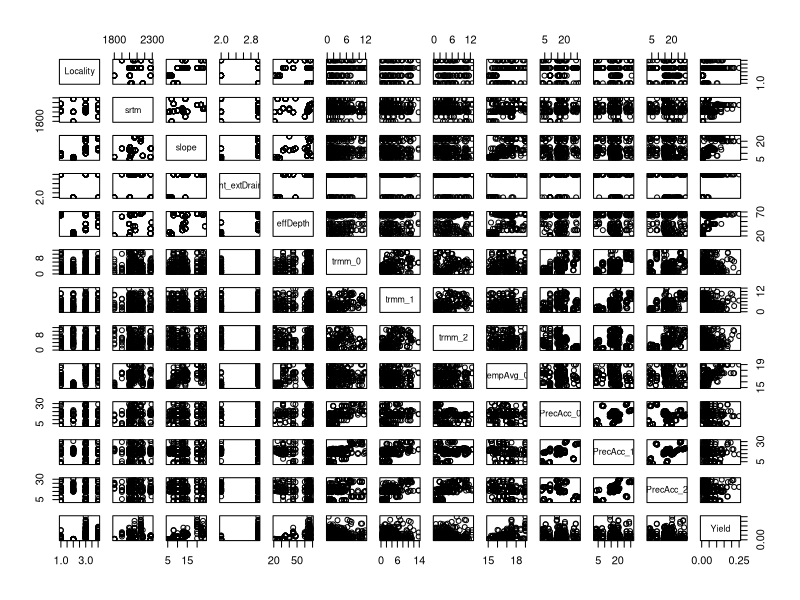
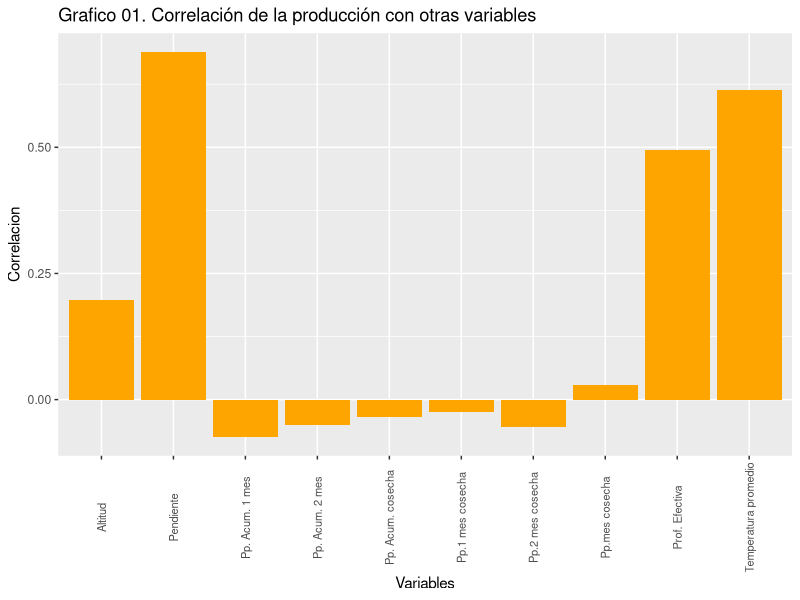
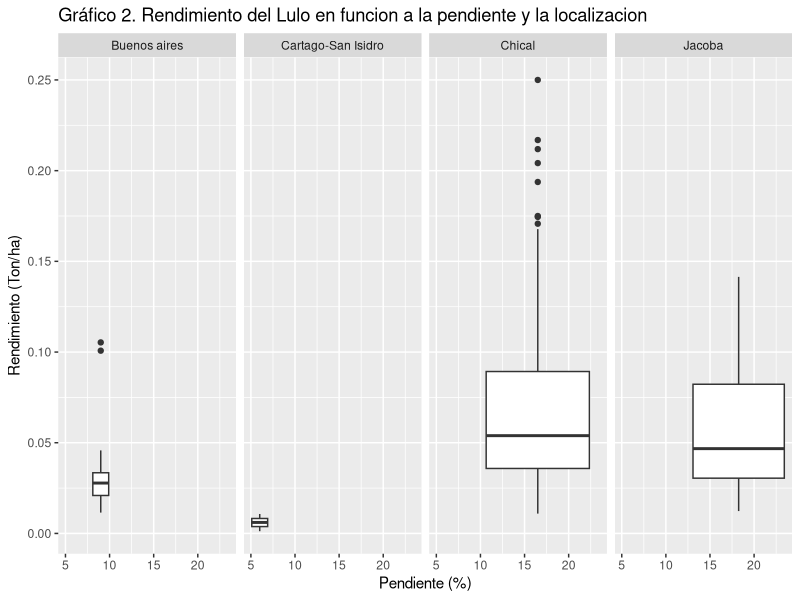

These figures' R source, in order:
## ---- chunk 1
Datos <- read.csv("Datos/Lulo_Colombia.csv", row.names = 1,stringsAsFactors = T)
head(Datos)
## ---- chunk 2
Datos <- Datos[complete.cases(Datos),]
head(Datos)
## ---- chunk 3
plot(Datos)
## ---- chunk 4
library(ggplot2)
library(dplyr)
Cor.Data <- c(cor(Datos$Yield,Datos$srtm), cor(Datos$Yield,Datos$slope), 
              cor(Datos$Yield,Datos$effDepth), cor(Datos$Yield,Datos$trmm_0),
              cor(Datos$Yield,Datos$trmm_1),cor(Datos$Yield,Datos$trmm_2),
              cor(Datos$Yield,Datos$tempAvg_0),cor(Datos$Yield,Datos$PrecAcc_0),
              cor(Datos$Yield,Datos$PrecAcc_1),cor(Datos$Yield,Datos$PrecAcc_2))
Cor.Title <- c("Altitud", "Pendiente", "Prof. Efectiva", "Pp.mes cosecha", "Pp.1 mes cosecha",
               "Pp.2 mes cosecha", "Temperatura promedio", "Pp. Acum. cosecha",
               "Pp. Acum. 1 mes", "Pp. Acum. 2 mes")

correl <- data.frame(Cor.Title, Cor.Data)
max (correl$Cor.Data)
min (correl$Cor.Data)
## ---- chunk 5
correl <- correl %>% arrange (desc(Cor.Data))
## ---- chunk 6
ggplot(correl, aes(x=Cor.Title,y=Cor.Data))+
  geom_col(fill="Orange")+
  xlab("Variables")+
  ylab("Correlacion")+
  ggtitle("Grafico 01. Correlación de la producción con otras variables")+
  theme(axis.title.x=element_text(),
        axis.text.x = element_text(angle=90, vjust = 0.5, size = 8))

  
## ---- chunk 7
knitr::kable(
  correl,
  caption = "Tabla 01. Valores de correlacion"
)
## ---- chunk 8
ggplot(Datos, aes(x=slope, y=Yield)) + geom_boxplot()+
  xlab("Pendiente (%)")+
  ylab("Rendimiento (Ton/ha)")+
  facet_grid(.~Locality)+
  ggtitle("Gráfico 2. Rendimiento del Lulo en funcion a la pendiente y la localizacion")
  theme_bw()
Tab_Rdto <- Datos %>% summarise(Promedio=mean(slope, na.rm=T), 
                    Max=max(slope, na.rm=T),
                    Min=min(slope, na.rm=T),
                    SD=sd(slope, na.rm=T))  

knitr::kable(
  Tab_Rdto,
  caption = "Tabla 2. Valores de la pendiente"
)
